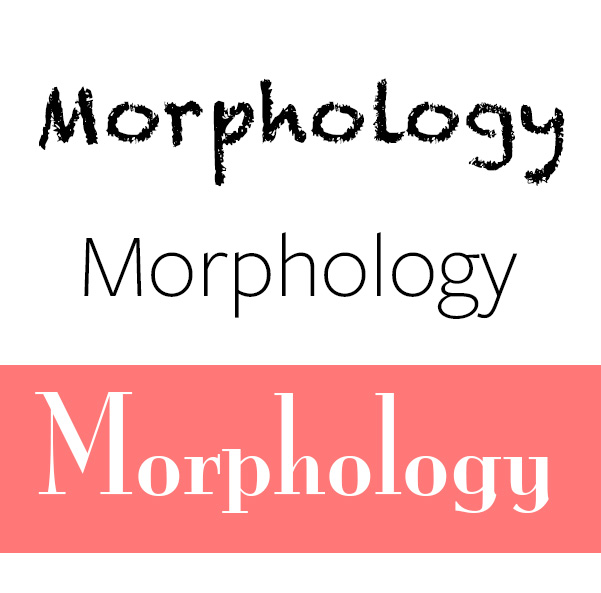
#> input picture images/morphology.jpg, 601 x 593 px
$ python testmorphs.py
#> lines starting #> are read from the running program, lines starting #| are printed output that depends on the picture
#> further down, image is the input picture: shape (593, 601, 3); mean B, G, R 205.8, 205.8, 244.1
### morphs.py
import cv2


class MorphFilters(object):
    def __init__(self, image: object, kernel: object, iterations: object = 1) -> object:
        self._image = image
        self._kernel = kernel
        self._iterations = iterations
        self._outputimg = None

    def erode(self):
        self._outputimg = cv2.erode(self._image, self._kernel, iterations=self._iterations)
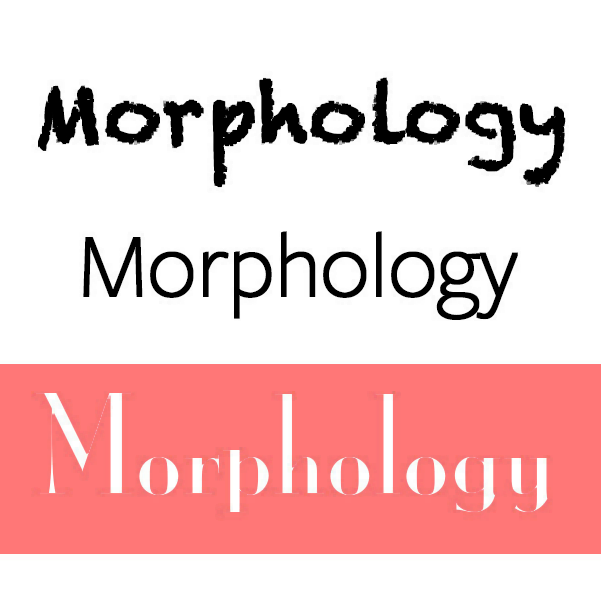
#> self._outputimg: shape (593, 601, 3); mean B, G, R 198.4, 198.4, 238.4
        return self._outputimg

    def dilate(self):
        self._outputimg = cv2.dilate(self._image, self._kernel, iterations=self._iterations)
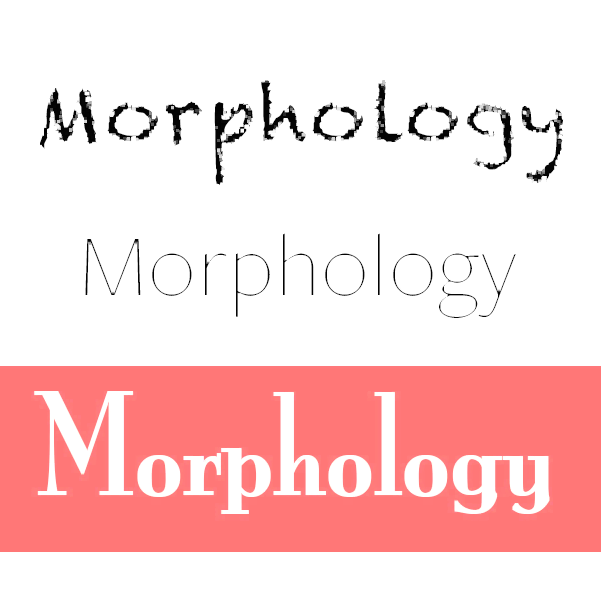
#> self._outputimg: shape (593, 601, 3); mean B, G, R 213.3, 213.3, 249.7
        return self._outputimg

    def show(self, windowName):
        cv2.imshow(windowName, self._outputimg)
        cv2.waitKey(0)

### testmorphs.py
# testmorphs.py
# test erosion and dilation, using classes
# white areas either get eroded, or dilated.
# 7/12/22

import cv2
from morphs import MorphFilters
import numpy as np

image = cv2.imread('./images/morphology.jpg', cv2.IMREAD_UNCHANGED)

# (self, image: object, kernel: object, iterations: object = 1)

kernel = np.ones((3, 3), np.uint8)
iterations = 1

morph = MorphFilters(image, kernel, iterations)

# original
cv2.imshow('Original', image)
cv2.waitKey()

morph.erode()
morph.show('Erode')

morph.dilate()
morph.show('Dilate')
